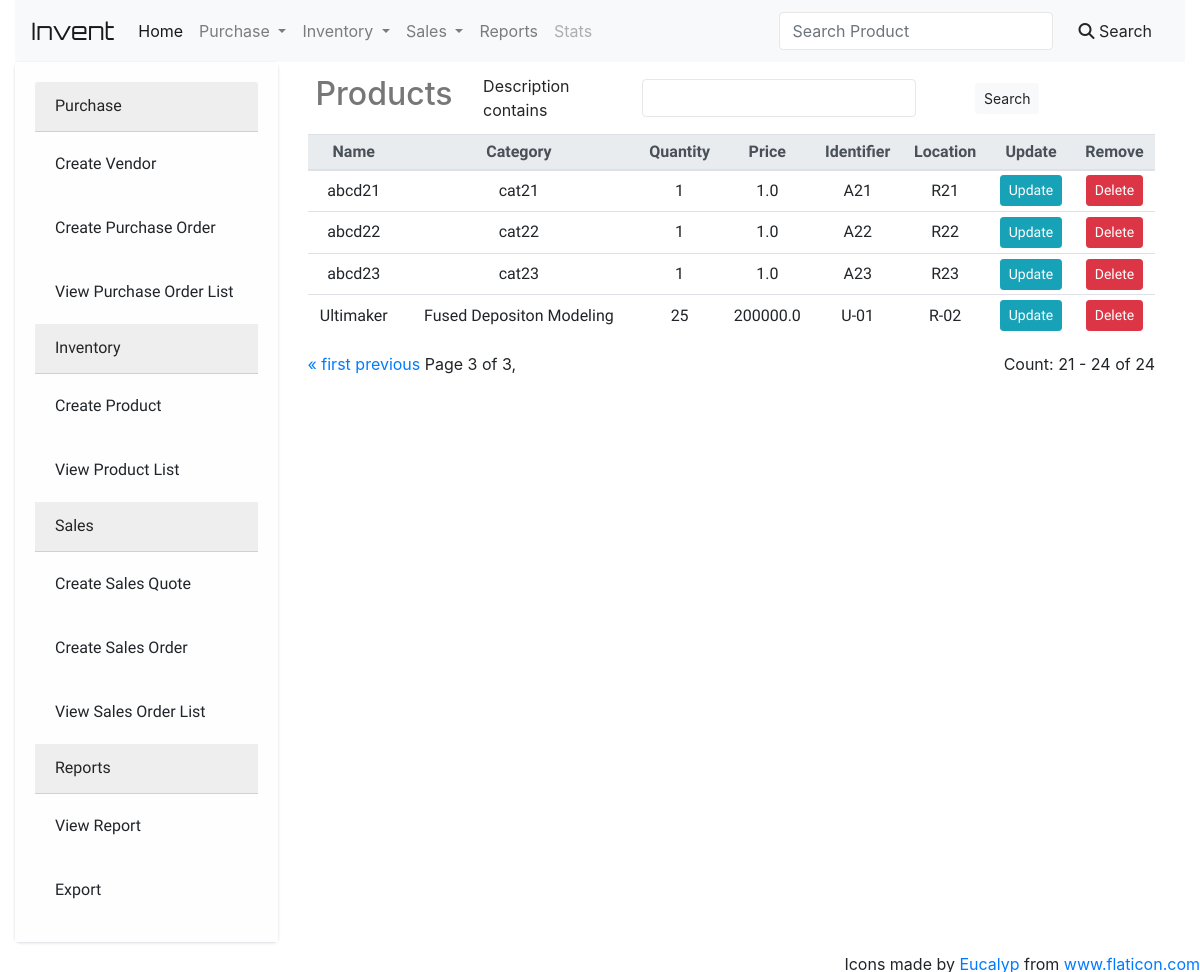
/products/?page=3, run on an earlier commit of the app's database.
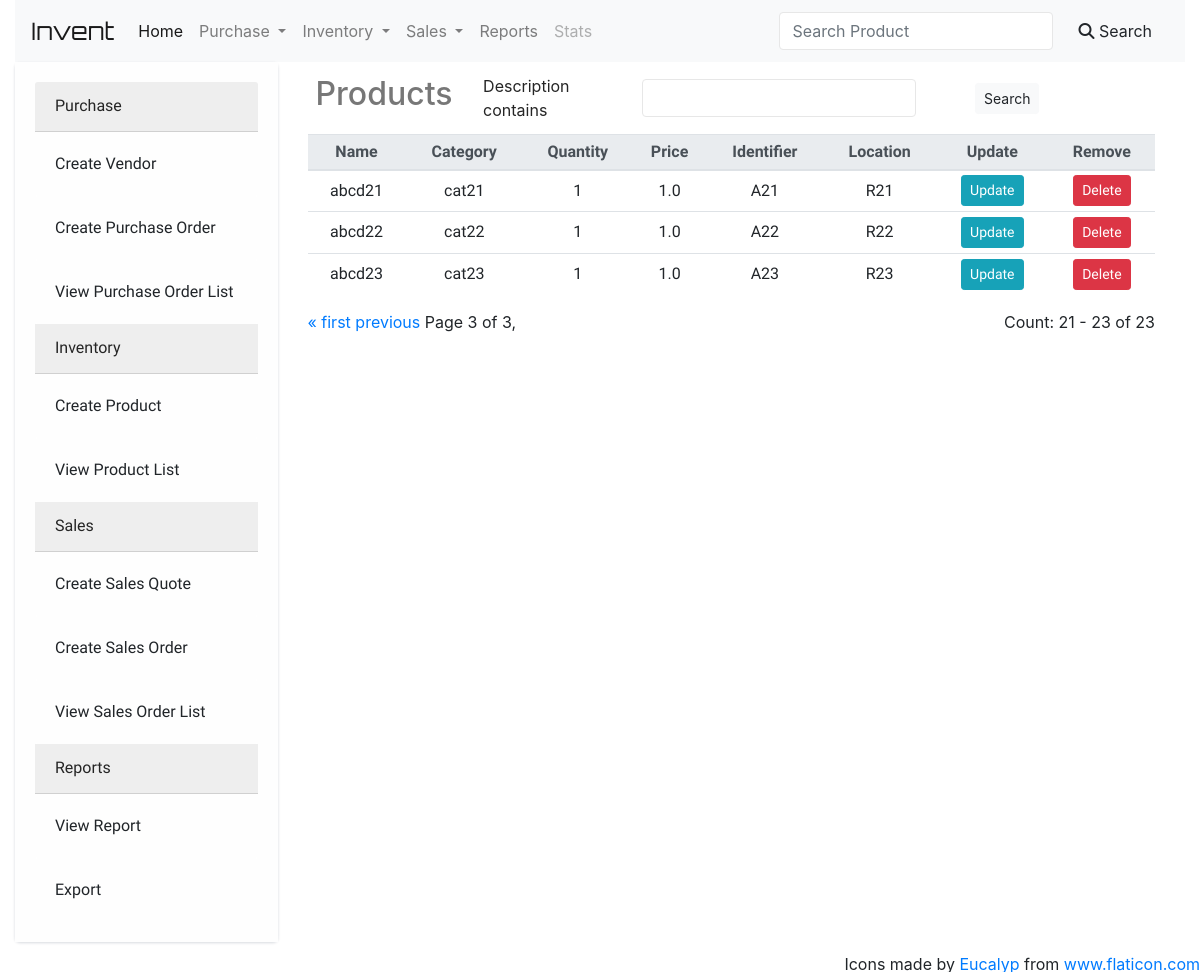
And on a later commit of the database.
### InvManage/models.py (models this page shows, shortened)
class Product(models.Model):
    name = models.CharField(max_length=100)
    category = models.CharField(max_length=100)
    item_type = models.CharField(max_length=100)
    description = models.TextField(null=True, blank=True)
    price = models.FloatField(null=True,blank=True)
    quantity = models.IntegerField(default=0,null=True)
    identifier = models.CharField(max_length=30,blank=False, null=True)
    location = models.CharField(max_length=100,blank=False, null=True)
    length = models.FloatField(null=True,blank=True)
    width = models.FloatField(null=True,blank=True)
    height = models.FloatField(null=True,blank=True)
    weight = models.FloatField(null=True,blank=True)
    discount = models.IntegerField(default=0)
    image = models.ImageField(blank=True,upload_to='images/')
    barcode = models.CharField(max_length=100,null=True,blank=True)
    expiry = models.DateTimeField(null=True, blank=True)

### InvManage/views.py (the view)
# urls.py: path('products/',products_view, name='products'),
def products_view(request):
	products = Product.objects.all()
	myFilter = ProductFilter(request.GET, queryset=products)
	products = myFilter.qs
	number_of_products = len(products)
	paginator = Paginator(products,10)
	page_number = request.GET.get('page')
	page_obj = paginator.get_page(page_number)
	return render(request, 'display/products.html',{'page_obj':page_obj,'myFilter':myFilter, 'n_prod': number_of_products})

### InvManage/templatetags/template_helpers.py (called while the page is built)
@register.simple_tag
def relative_url(value, field_name, urlencode=None):
    url = '?{}={}'.format(field_name, value)
    if urlencode:
        querystring = urlencode.split('&')
        filtered_querystring = filter(lambda p: p.split('=')[0] != field_name, querystring)
        encoded_querystring = '&'.join(filtered_querystring)
        url = '{}&{}'.format(url, encoded_querystring)
    return url

### InvManage/templates/display/products.html (shortened to what this page needs)
{% extends 'base.html' %}
{% load template_helpers %}
{% block title %}
  <div class="m-2">
    <div class="d-flex align-items-center row">
        <div class="col-sm-2">
          <h2 style="color: #777777;">Products</h2>
        </div>
        <div class="col-sm-10">
          <form class="form-inline" id="productsFilterForm" action="" method="GET">
              <div class="col-sm-9">
              {% for field in myFilter.form %}
                <div class="form-group form-row m-1">
                    <div class="col-sm-4">
                        <label>{{ field.label }}</label>
                    </div>
                    <div class="col-sm-8">
                        {{ field }}
                    </div>
                </div>
              </div>
                {% endfor %}
                  <button class="btn btn-sm btn-light" type="submit">Search</button>
          </form>
        </div>
    </div>
  </div>
{% endblock title %}
{% block contents %}
    <table class="table table-sm">
        <thead class="thead-light">
        <tr>
            <th scope="col">Name</th>
            <th scope="col">Category</th>
            <th scope="col">Quantity</th>
            <th scope="col">Price</th>
            <th scope="col">Identifier</th>
            <th scope="col">Location</th>
            <th scope="col">Update</th>
            <th scope="col">Remove</th>
        </tr>
        </thead>
        <tbody>
            {% for product in page_obj %}
            <tr>
                <td class="product_name">{{ product.name }}</td>
                <td>{{ product.category }}</td>
                <td>{{ product.quantity }}</td>
                <td>{{ product.price }}</td>
                <td>{{ product.identifier }}</td>
                <td>{{ product.location }}</td>
                <td><a href="{% url 'update_product' product.id %}" class="btn btn-sm btn-info">Update</a></td>
                <td><a href="" class="btn btn-sm btn-danger" data-toggle="modal" data-target="#delModal" data-prod_name="{{ product.name }}" data-prod_id="{{ product.id }}">Delete</a></td>
            </tr>
            {% endfor %}
        </tbody>
    </table>
    <div class="d-flex">
      <div class="pagination mr-auto">
        <span class="step-links">
          {% if page_obj.has_previous %}
            <a href="{% relative_url 1 'page' request.GET.urlencode %}">&laquo; first</a>
            <a href="{% relative_url page_obj.previous_page_number 'page' request.GET.urlencode %}">previous</a>
          {% endif %}
          <span class="current">
            Page {{ page_obj.number }} of {{ page_obj.paginator.num_pages }},
          </span>
        </span>
      </div>
      <div>
        Count: {{ page_obj.start_index }} - {{ page_obj.end_index }} of {{ n_prod }}
      </div>
    </div>
{% endblock %}

### InvManage/templates/base.html (shortened to what this page needs)
<!DOCTYPE html>
<html>
<head>
	<link rel="stylesheet" href="https://stackpath.bootstrapcdn.com/bootstrap/4.4.1/css/bootstrap.min.css">
	{% load static %}
    <link rel="stylesheet" href="{% static 'dropzone.css' %}">
</head>
<body>
	<div class="container col-sm-12">
		{% include "navbar/navbar.html" %}
	</div>
	<div class="container col-sm-12 row">
		<div class="col-sm-3 sidebar">
			{% include "crud/sidebar.html" %}
		</div>
		<div class="col-sm-9 workarea">
			{% block title %}
			{% endblock %}
			{% block contents %}
			{% endblock %}
		</div>
		<div class="attribution">Icons made by <a href="https://www.flaticon.com/authors/eucalyp" title="Eucalyp">Eucalyp</a> from <a href="https://www.flaticon.com/" title="Flaticon">www.flaticon.com</a></div>
</body>
</html>

### InvManage/templates/navbar/navbar.html (shortened to what this page needs)
<nav class="navbar navbar-expand-lg navbar-light bg-light">
  <a class="navbar-brand app-name" href="#">Invent</a>
  <div class="collapse navbar-collapse" id="navbarSupportedContent">
    <ul class="navbar-nav mr-auto">
      <li class="nav-item active">
        <a class="nav-link" href="#">Home<span class="sr-only">(current)</span></a>
      </li>
      {% include "navbar/purchase.html" %}
      {% include "navbar/storage.html" %}
      {% include "navbar/sales.html" %}
      <li class="nav-item">
        <a class="nav-link" href="#">Reports</a>
      </li>
      <li class="nav-item">
        <a class="nav-link disabled" href="#">Stats</a>
      </li>
    </ul>
    <form class="form-inline my-2 my-lg-0">
      <input class="form-control mr-sm-2" type="search" placeholder="Search Product" aria-label="Search">
      <button class="btn btn-light my-2 my-sm-0 m-1" type="submit"><i class="fas fa-search"></i> Search</button>
    </form>
  </div>

### InvManage/templates/navbar/purchase.html (shortened to what this page needs)
<li class="nav-item dropdown">
    <a class="nav-link dropdown-toggle" href="#" id="navbarDropdown" role="button" data-toggle="dropdown" aria-haspopup="true" aria-expanded="false">
      Purchase
    </a>
  </li>

### InvManage/templates/navbar/storage.html (shortened to what this page needs)
<li class="nav-item dropdown">
    <a class="nav-link dropdown-toggle" href="#" id="navbarDropdown" role="button" data-toggle="dropdown" aria-haspopup="true" aria-expanded="false">
      Inventory
    </a>
  </li>

### InvManage/templates/navbar/sales.html (shortened to what this page needs)
<li class="nav-item dropdown">
    <a class="nav-link dropdown-toggle" href="#" id="navbarDropdown" role="button" data-toggle="dropdown" aria-haspopup="true" aria-expanded="false">
      Sales
    </a>
  </li>

### InvManage/templates/crud/sidebar.html
<div class="card">
    <div class="card-body">
        <div class="nav flex-column nav-pills" id="v-pills-tab" role="tablist" aria-orientation="vertical">
            <div class="card-header">
                <label>Purchase</label>
            </div>
                <a class="card-body nav-link btn-light" href="{% url 'create_vendor' %}" role="tab" aria-controls="v-pills-home" aria-selected="true">Create Vendor</a>
                <a class="card-body nav-link btn-light" href="{% url 'create_purchase_order' %}" role="tab" aria-controls="v-pills-home" aria-selected="true">Create Purchase Order</a>
                <a class="card-body nav-link btn-light" href="#v-pills-profile" role="tab" aria-controls="v-pills-profile" aria-selected="false">View Purchase Order List</a>
            <div class="card-header">
                <label>Inventory</label>
            </div>
                <a class="card-body nav-link btn-light" href="{% url 'create_product' %}" role="tab" aria-controls="v-pills-home" aria-selected="true">Create Product</a>
                <a class="card-body nav-link btn-light" href="{% url 'products' %}" role="tab" aria-controls="v-pills-profile" aria-selected="false">View Product List</a>
            <div class="card-header">
                <label>Sales</label>
            </div>
                <a class="card-body nav-link btn-light" href="#v-pills-home" role="tab" aria-controls="v-pills-home" aria-selected="true">Create Sales Quote</a>
                <a class="card-body nav-link btn-light" href="#v-pills-profile" role="tab" aria-controls="v-pills-profile" aria-selected="false">Create Sales Order</a>
                <a class="card-body nav-link btn-light" href="#v-pills-profile" role="tab" aria-controls="v-pills-profile" aria-selected="false">View Sales Order List</a>
            <div class="card-header">
                <label>Reports</label>
            </div>
                <a class="card-body nav-link btn-light" href="#v-pills-home" role="tab" aria-controls="v-pills-home" aria-selected="true">View Report</a>
                <a class="card-body nav-link btn-light" href="#v-pills-profile" role="tab" aria-controls="v-pills-profile" aria-selected="false">Export</a>
        </div>
    </div>
</div>

### InvManage/templates/base.html (style rules this page uses)
.app-name { font-family: 'Orbitron', sans-serif; font-size: 1.5em; }
div.card { background-color: #ffffff; border-radius: 5px; -webkit-box-shadow: 0 1px 2.94px 0.06px rgba(4,26,55,0.16); box-shadow: 0 1px 2.94px 0.06px rgba(4,26,55,0.16); border: none; margin-bottom: 30px; -webkit-transition: all 0.3s ease-in-out; transition: all 0.3s ease-in-out; font-family: 'Comfortaa', cursive; }
.card { background: linear-gradient(45deg,#ffffff,#ffffff); }
.card-header { background-color: #eeeeee; font-family: 'Baloo 2', cursive; }
.card-body { background-color: #fefefe; }
label, .collapsable_card_header { margin: 0; color: #252525; font-size: 1em; }
div.attribution { height: 20px; position: fixed; bottom: 0; right: 0; }
div.card-header { height: 50px; vertical-align: middle; }
.workarea { background-color: linear-gradient(#84c0da, #f6fcff); }
.form-control { background-color: #ffffff; border-style: solid; border-color: #e7e7e7; }
.table td, .table th,.table input { text-align: center; vertical-align: middle; font-family: 'Comfortaa', cursive; }

What changed in the data, as far as the page shows it:
removed Product: name "Ultimaker", category "Fused Depositon Modeling", quantity "25", price "200000.0", identifier "U-01", location "R-02"
Also different on the page:
{{ page_obj.end_index }}: "24" → "23"
{{ n_prod }}: "24" → "23"
